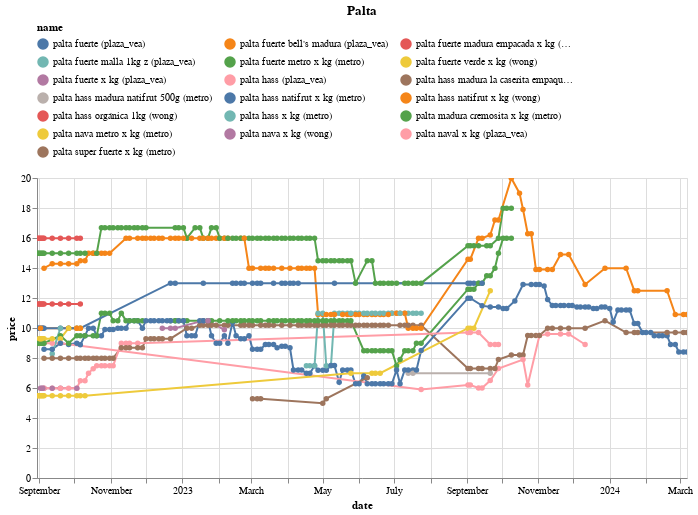

Notebook code for this chart:
### Code cell
(df
 .loc[df.name.isin(names)]
 .pipe(alt.Chart)
 .mark_line(point=True)
 .encode(x='date', y='price', color='name', tooltip=['name','price'])
 .properties(width=650, title='Palta')
 .interactive()
 .configure_legend(orient='top', columns=3)
)

### Figure 1 — Vega-Lite specification as saved in the notebook (floating-point values rounded to 4 significant figures; data arrays with more than 128 entries replaced by an {"elided": "..."} marker saying what was removed)
{"config": {"view": {"continuousWidth": 300, "continuousHeight": 300}, "legend": {"columns": 3, "orient": "top"}}, "data": {"name": "data-6ce5119ef1a870e5105af954037bab46"}, "mark": {"type": "line", "point": true}, "encoding": {"color": {"field": "name", "type": "nominal"}, "tooltip": [{"field": "name", "type": "nominal"}, {"field": "price", "type": "quantitative"}], "x": {"field": "date", "type": "temporal"}, "y": {"field": "price", "type": "quantitative"}}, "params": [{"name": "param_14", "select": {"type": "interval", "encodings": ["x", "y"]}, "bind": "scales"}], "title": "Palta", "width": 650, "$schema": "https://vega.github.io/schema/vega-lite/v5.16.3.json", "datasets": {"data-6ce5119ef1a870e5105af954037bab46": {"elided": "707 records"}}}
